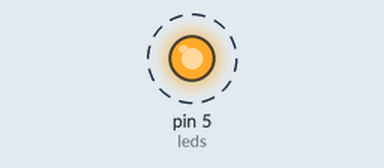
Bench run of a sketch on a simulated Arduino Uno, built with avr-gcc and run on an emulated ATmega328P. On the bench: output pins drawn as LEDs (lit = HIGH). Dashed ring = blinking.

Above: at 0.5 s.
Timing chart, 0 to 4.6 s (numbered marks = the images above):
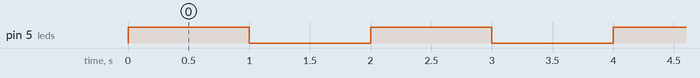

The sketch:

code.ino
```cpp
// C++ code

int leds = 5;
int delayTime = 1000; // Wait for 1000 millisecond(s)
void setup()
{
  pinMode(leds, OUTPUT);
}

void loop()
{
  digitalWrite(leds, HIGH);
  delay(delayTime);
  digitalWrite(leds, LOW);
  delay(delayTime);
}
```

Measured:
- by itself, pin 5 (leds): alternates HIGH for 1.0 s and LOW for 1.0 s
